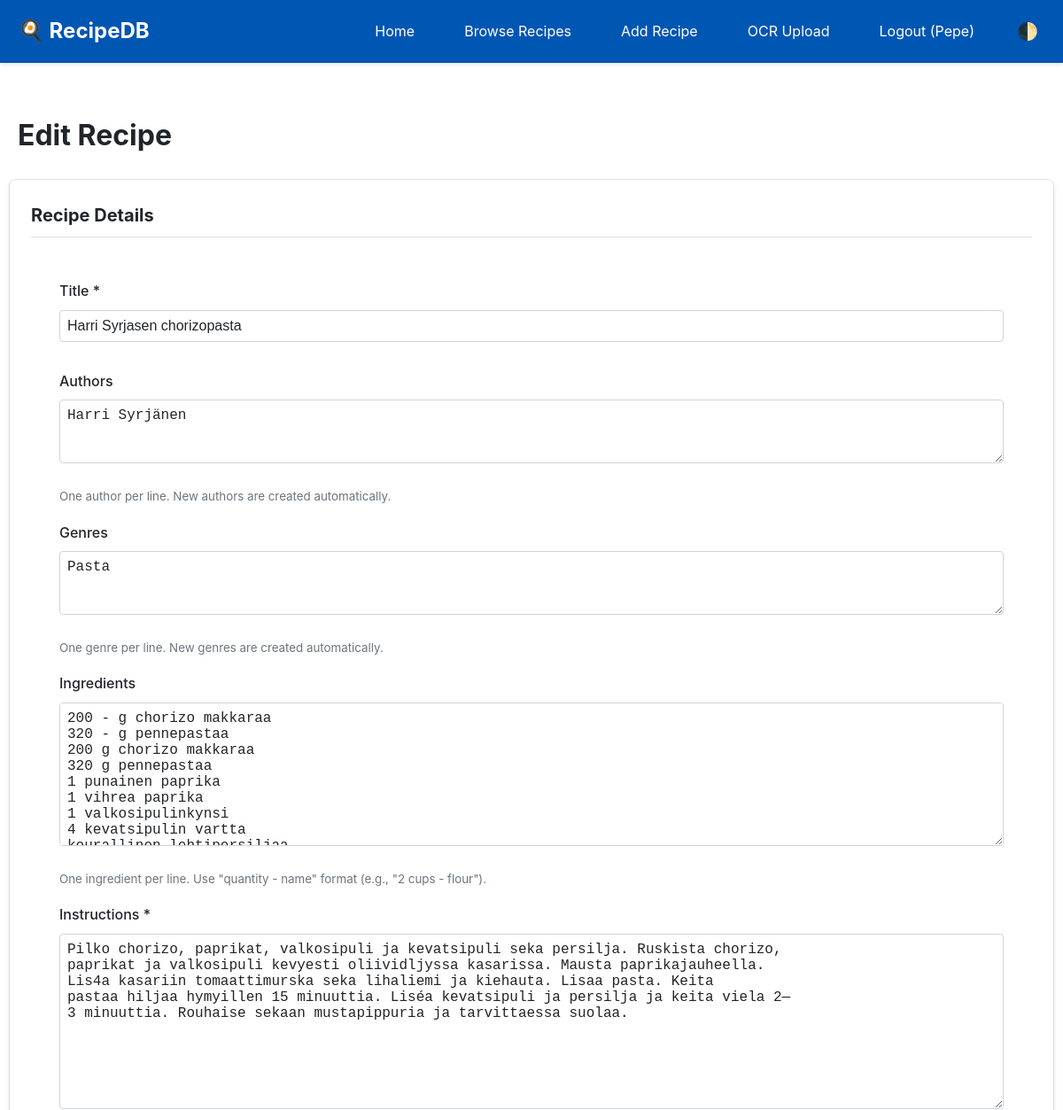
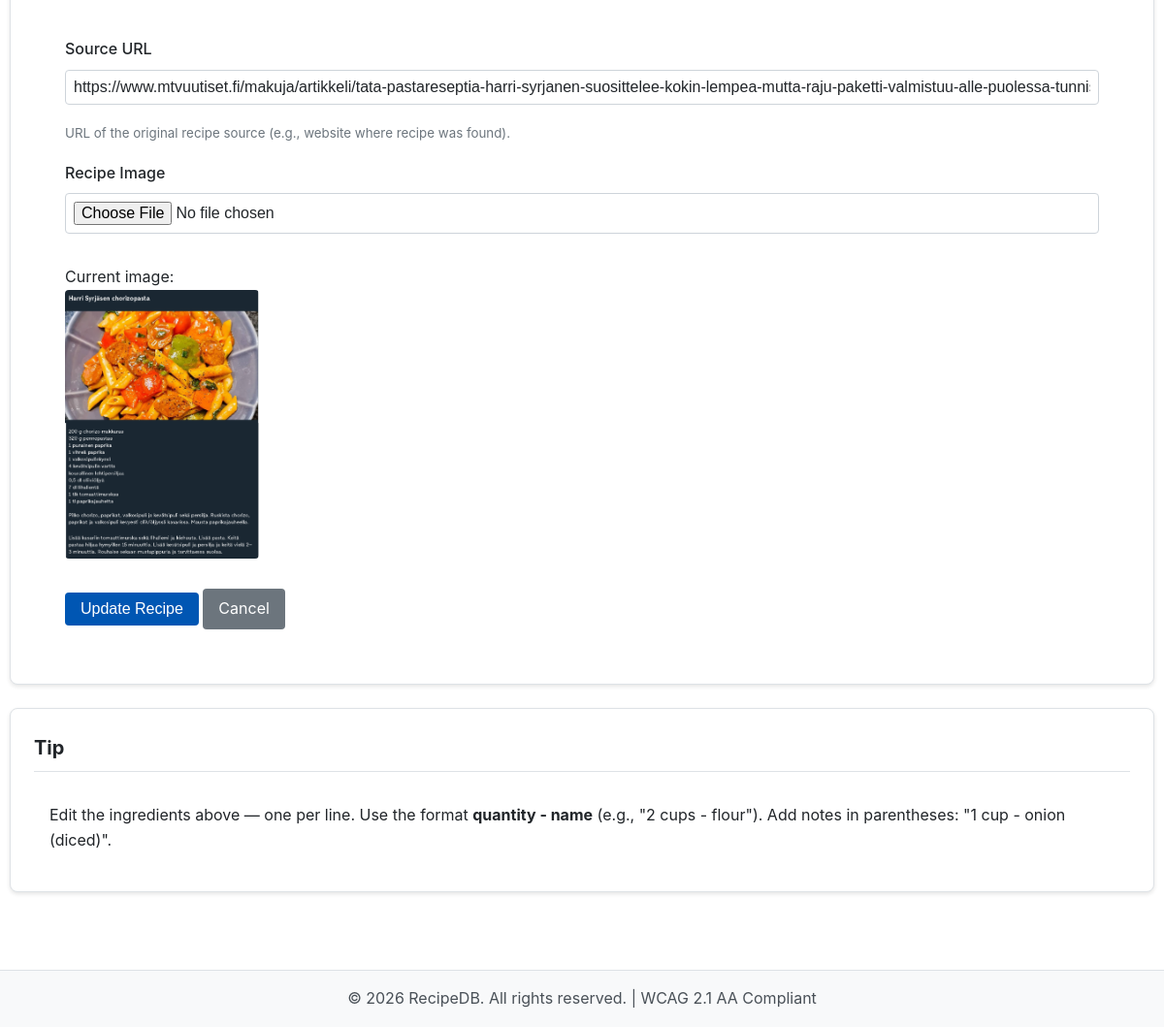
Page /recipes/3/edit/ (signed in) on the committed database (2 pictures, top to bottom).
### RecipeDB/models.py (models this page shows, shortened)
class Recipe(models.Model):
    title = models.CharField(max_length=MAX_TITLE_LENGTH, db_index=True)
    instructions = models.TextField(help_text='Step-by-step cooking instructions')
    authors = models.ManyToManyField(Author, related_name='recipes', blank=True)
    genres = models.ManyToManyField(Genre, related_name='recipes', blank=True)
    ingredients = models.ManyToManyField(
        Ingredient,
        through='RecipeIngredient',
        related_name='recipes'
    )
    source_file = models.CharField(max_length=500, blank=True, help_text='Original file path for OCR')
    ocr_confidence = models.FloatField(
        null=True,
        blank=True,
        validators=[MinValueValidator(0.0), MaxValueValidator(1.0)],
        help_text='OCR confidence score (0-1)'
    )
    image = models.ImageField(upload_to='recipes/', blank=True, null=True)
    created_at = models.DateTimeField(auto_now_add=True, db_index=True)
    updated_at = models.DateTimeField(auto_now=True)
    created_by = models.ForeignKey(
        User,
        on_delete=models.SET_NULL,
        null=True,
        blank=True,
        related_name='created_recipes'
    )
    class Meta:
        ordering = ['-created_at', 'title']
        indexes = [
            models.Index(fields=['title']),
            models.Index(fields=['-created_at']),
            models.Index(fields=['ocr_confidence']),
        ]
        verbose_name = 'Recipe'
        verbose_name_plural = 'Recipes'

### RecipeDB/views.py (the view, shortened to what this page needs)
# urls.py: path('recipes/<int:pk>/edit/', views.RecipeUpdateView.as_view(), name='recipe_update'),
class RecipeUpdateView(LoginRequiredMixin, UpdateView):
    model = Recipe
    form_class = RecipeForm
    template_name = 'RecipeDB/recipe_form.html'
    def dispatch(self, request, *args, **kwargs):
        if not request.user.is_authenticated:
            return super().dispatch(request, *args, **kwargs)
        obj = self.get_object()
        if not (
            request.user == obj.created_by
            or request.user.has_perm('RecipeDB.change_recipe')
        ):
            messages.error(request, 'You do not have permission to edit this recipe.')
            return redirect('recipe_detail', pk=obj.pk)
        return super().dispatch(request, *args, **kwargs)

### RecipeDB/models.py (called while the page is built)
    def __str__(self):
        if self.publisher_name:
            return self.publisher_name
        if self.first_name and self.last_name:
            return f"{self.first_name} {self.last_name}"
        if self.first_name:
            return self.first_name
        if self.last_name:
            return self.last_name
        return f"Author {self.id}"

### RecipeDB/templates/RecipeDB/recipe_form.html (shortened to what this page needs)
{% extends 'RecipeDB/base.html' %}
{% block content %}
<div class="mt-3 mb-3">
    <h1>{% if object %}Edit{% else %}Create New{% endif %} Recipe</h1>
</div>
<div class="row">
    <div class="col-md-8">
        <div class="card">
            <div class="card-header">Recipe Details</div>
            <div style="padding: 2rem;">
                <form method="post" enctype="multipart/form-data">
                    <div class="form-group">
                        <label for="{{ form.title.id_for_label }}">Title *</label>
                        {{ form.title }}
                    </div>
                    <div class="form-group">
                        <label for="{{ form.authors_text.id_for_label }}">Authors</label>
                        {{ form.authors_text }}
                        <small style="color: var(--text-muted);">{{ form.authors_text.help_text }}</small>
                    </div>
                    <div class="form-group">
                        <label for="{{ form.genres_text.id_for_label }}">Genres</label>
                        {{ form.genres_text }}
                        <small style="color: var(--text-muted);">{{ form.genres_text.help_text }}</small>
                    </div>
                    <div class="form-group">
                        <label for="{{ form.ingredients_text.id_for_label }}">Ingredients</label>
                        {{ form.ingredients_text }}
                        <small style="color: var(--text-muted);">
                            {{ form.ingredients_text.help_text }}
                        </small>
                    </div>
                    <div class="form-group">
                        <label for="{{ form.instructions.id_for_label }}">Instructions *</label>
                        {{ form.instructions }}
                    </div>
                    <div class="form-group">
                        <label for="{{ form.source_url.id_for_label }}">Source URL</label>
                        {{ form.source_url }}
                        <small style="color: var(--text-muted);">{{ form.source_url.help_text }}</small>
                    </div>
                    <div class="form-group">
                        <label for="{{ form.image.id_for_label }}">Recipe Image</label>
                        {{ form.image }}
                        {% if object.image %}
                            <div class="mt-2">
                                <p>Current image:</p>
                                <img src="{{ object.image.url }}" alt="{{ object.title }}" style="max-width: 200px; border-radius: 4px;">
                            </div>
                        {% endif %}
                    </div>
                    <div class="mt-3">
                        <button type="submit" class="btn btn-primary">
                            {% if object %}Update{% else %}Create{% endif %} Recipe
                        </button>
                        <a href="{% if object %}{% url 'recipe_detail' object.pk %}{% else %}{% url 'recipe_list' %}{% endif %}" class="btn btn-secondary">Cancel</a>
                    </div>
                </form>
            </div>
        </div>
        {% if object %}
        <div class="card mt-3">
            <div class="card-header">Tip</div>
            <div style="padding: 1rem;">
                <p>Edit the ingredients above — one per line. Use the format <strong>quantity - name</strong> (e.g., "2 cups - flour"). Add notes in parentheses: "1 cup - onion (diced)".</p>
            </div>
        </div>
        {% endif %}
    </div>
</div>
{% endblock %}

### RecipeDB/templates/RecipeDB/base.html (shortened to what this page needs)
<!DOCTYPE html>
<html lang="en">
<head>
</head>
<body>
    <nav class="navbar">
        <div class="container navbar-content">
            <a href="{% url 'home' %}" class="navbar-brand">🍳 RecipeDB</a>
            <ul class="navbar-nav">
                <li><a href="{% url 'home' %}">Home</a></li>
                <li><a href="{% url 'recipe_list' %}">Browse Recipes</a></li>
                {% if user.is_authenticated %}
                    <li><a href="{% url 'recipe_create' %}">Add Recipe</a></li>
                    <li><a href="{% url 'ocr_upload' %}">OCR Upload</a></li>
                    <li><a href="{% url 'logout' %}">Logout ({{ user.username }})</a></li>
                {% else %}
                    <li><a href="{% url 'login' %}">Login</a></li>
                    <li><a href="{% url 'signup' %}">Sign Up</a></li>
                {% endif %}
                <li><button class="theme-toggle" onclick="toggleTheme()" aria-label="Toggle dark mode">🌓</button></li>
            </ul>
        </div>
    </nav>
    <main>
        <div class="container">
            {% block content %}{% endblock %}
        </div>
    </main>
    <footer>
        <div class="container">
            <p>&copy; 2026 RecipeDB. All rights reserved. | WCAG 2.1 AA Compliant</p>
        </div>
    </footer>
</body>
</html>

### RecipeDB/templates/RecipeDB/base.html (style rules this page uses)
:root { --bg-primary: #ffffff; --bg-secondary: #f8f9fa; --bg-tertiary: #e9ecef; --text-primary: #212529; --text-secondary: #495057; --text-muted: #6c757d; --border-color: #dee2e6; --link-color: #0056b3; --link-hover: #003d82; --button-primary: #0056b3; --button-primary-hover: #003d82; --button-secondary: #6c757d; --button-secondary-hover: #545b62; --success: #2d6a2d; --warning: #856404; --danger: #a02622; --info: #004085; --form-bg: #ffffff; --form-border: #ced4da; --navbar-bg: #0056b3; --navbar-text: #ffffff; --card-bg: #ffffff; --card-border: #dee2e6; }
* { margin: 0; padding: 0; box-sizing: border-box; }
body { font-family: -apple-system, BlinkMacSystemFont, "Segoe UI", Roboto, "Helvetica Neue", Arial, sans-serif; line-height: 1.6; color: var(--text-primary); background-color: var(--bg-primary); transition: background-color 0.3s ease, color 0.3s ease; }
.container { max-width: 1200px; margin: 0 auto; padding: 0 20px; }
.navbar { background-color: var(--navbar-bg); color: var(--navbar-text); padding: 1rem 0; box-shadow: 0 2px 4px rgba(0,0,0,0.1); }
.navbar-content { display: flex; justify-content: space-between; align-items: center; }
.navbar-brand { font-size: 1.5rem; font-weight: bold; color: var(--navbar-text); text-decoration: none; }
.navbar-nav { display: flex; list-style: none; gap: 1.5rem; align-items: center; flex-wrap: wrap; }
.navbar-nav a { color: var(--navbar-text); text-decoration: none; padding: 0.5rem 1rem; border-radius: 4px; transition: background-color 0.2s; }
main { min-height: calc(100vh - 140px); padding: 2rem 0; }
.btn { display: inline-block; padding: 0.5rem 1rem; border: none; border-radius: 4px; cursor: pointer; text-decoration: none; font-size: 1rem; transition: background-color 0.2s; }
.btn-primary { background-color: var(--button-primary); color: white; }
.btn-secondary { background-color: var(--button-secondary); color: white; }
.form-control { width: 100%; padding: 0.5rem; border: 1px solid var(--form-border); border-radius: 4px; background-color: var(--form-bg); color: var(--text-primary); font-size: 1rem; margin-bottom: 1rem; }
.form-group { margin-bottom: 1rem; }
.form-group label { display: block; margin-bottom: 0.5rem; font-weight: 500; }
.card { background-color: var(--card-bg); border: 1px solid var(--card-border); border-radius: 8px; padding: 1.5rem; margin-bottom: 1rem; box-shadow: 0 2px 4px rgba(0,0,0,0.1); }
.card-header { font-size: 1.25rem; font-weight: bold; margin-bottom: 1rem; padding-bottom: 0.5rem; border-bottom: 1px solid var(--border-color); }
.row { display: flex; flex-wrap: wrap; margin: 0 -10px; }
a { color: var(--link-color); text-decoration: none; }
footer { background-color: var(--bg-secondary); color: var(--text-secondary); text-align: center; padding: 1rem 0; margin-top: 2rem; border-top: 1px solid var(--border-color); }
.theme-toggle { background: none; border: none; color: var(--navbar-text); cursor: pointer; font-size: 1.2rem; padding: 0.5rem; }
.mt-2 { margin-top: 1rem; }
.mt-3 { margin-top: 1.5rem; }
.mb-3 { margin-bottom: 1.5rem; }

### rows in the picture
Recipe: title "Harri Syrjasen chorizopasta", instructions "Pilko chorizo, paprikat, valkosipuli ja kevatsipuli seka persilja. Ruskista chorizo, paprikat ja valkosipuli kevyesti oliividljyssa kasarissa. Mausta paprikajauheella. Lis4a kasariin tomaattimurska seka lihaliemi ja kiehauta. Lisaa pasta. Keita pastaa hiljaa hymyillen 15 minuuttia. Liséa kevatsipuli ja persilja ja keita viela 2— 3 minuuttia. Rouhaise sekaan mustapippuria ja tarvittaessa suolaa.", image (picture)

### other values in the picture
{{ user.username }} "Pepe"
